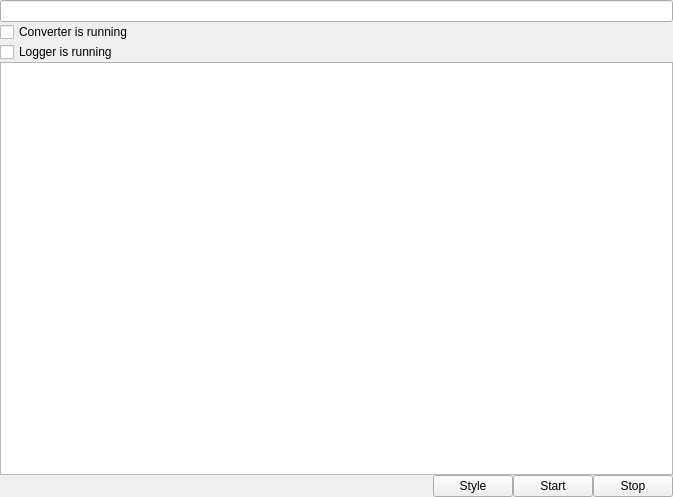
<?xml version="1.0" encoding="UTF-8"?>
<ui version="4.0">
 <class>MainWindow</class>
 <widget class="QMainWindow" name="MainWindow">
  <property name="geometry">
   <rect>
    <x>0</x>
    <y>0</y>
    <width>673</width>
    <height>497</height>
   </rect>
  </property>
  <property name="windowTitle">
   <string>Csv2Json Converter</string>
  </property>
  <widget class="QWidget" name="wMain">
   <layout class="QGridLayout" name="gridLayout">
    <property name="leftMargin">
     <number>0</number>
    </property>
    <property name="topMargin">
     <number>0</number>
    </property>
    <property name="rightMargin">
     <number>0</number>
    </property>
    <property name="bottomMargin">
     <number>0</number>
    </property>
    <property name="spacing">
     <number>0</number>
    </property>
    <item row="0" column="0">
     <widget class="QFrame" name="content">
      <property name="frameShape">
       <enum>QFrame::NoFrame</enum>
      </property>
      <property name="frameShadow">
       <enum>QFrame::Plain</enum>
      </property>
      <layout class="QGridLayout" name="gridLayout_2">
       <property name="leftMargin">
        <number>0</number>
       </property>
       <property name="topMargin">
        <number>0</number>
       </property>
       <property name="rightMargin">
        <number>0</number>
       </property>
       <property name="bottomMargin">
        <number>0</number>
       </property>
       <property name="spacing">
        <number>0</number>
       </property>
       <item row="2" column="1" rowspan="2">
        <spacer name="hs2">
         <property name="orientation">
          <enum>Qt::Horizontal</enum>
         </property>
         <property name="sizeHint" stdset="0">
          <size>
           <width>40</width>
           <height>20</height>
          </size>
         </property>
        </spacer>
       </item>
       <item row="2" column="0">
        <widget class="QCheckBox" name="cbConverter">
         <property name="text">
          <string>Converter is running</string>
         </property>
        </widget>
       </item>
       <item row="3" column="0">
        <widget class="QCheckBox" name="cbLogger">
         <property name="text">
          <string>Logger is running</string>
         </property>
        </widget>
       </item>
       <item row="4" column="0" colspan="3">
        <widget class="QPlainTextEdit" name="pteEditor"/>
       </item>
       <item row="1" column="0" colspan="2">
        <widget class="MDLineEdit" name="leSourcePath">
         <property name="styleSheet">
          <string notr="true"/>
         </property>
         <property name="label" stdset="0">
          <string>Source Path</string>
         </property>
         <property name="labelX" stdset="0">
          <number>14</number>
         </property>
         <property name="labelY" stdset="0">
          <number>28</number>
         </property>
         <property name="labelTextWidth" stdset="0">
          <number>12</number>
         </property>
         <property name="labelColor" stdset="0">
          <color>
           <red>0</red>
           <green>0</green>
           <blue>0</blue>
          </color>
         </property>
         <property name="labelFocusColor" stdset="0">
          <color alpha="87">
           <red>46</red>
           <green>125</green>
           <blue>50</blue>
          </color>
         </property>
        </widget>
       </item>
      </layout>
     </widget>
    </item>
    <item row="1" column="0">
     <widget class="QFrame" name="bottom">
      <property name="frameShape">
       <enum>QFrame::NoFrame</enum>
      </property>
      <property name="frameShadow">
       <enum>QFrame::Plain</enum>
      </property>
      <layout class="QHBoxLayout" name="horizontalLayout">
       <property name="spacing">
        <number>0</number>
       </property>
       <property name="leftMargin">
        <number>0</number>
       </property>
       <property name="topMargin">
        <number>0</number>
       </property>
       <property name="rightMargin">
        <number>0</number>
       </property>
       <property name="bottomMargin">
        <number>0</number>
       </property>
       <item>
        <spacer name="hs">
         <property name="orientation">
          <enum>Qt::Horizontal</enum>
         </property>
         <property name="sizeHint" stdset="0">
          <size>
           <width>40</width>
           <height>20</height>
          </size>
         </property>
        </spacer>
       </item>
       <item>
        <widget class="QPushButton" name="pbStyle">
         <property name="text">
          <string>Style</string>
         </property>
        </widget>
       </item>
       <item>
        <widget class="QPushButton" name="pbStart">
         <property name="text">
          <string>Start</string>
         </property>
        </widget>
       </item>
       <item>
        <widget class="QPushButton" name="pbStop">
         <property name="text">
          <string>Stop</string>
         </property>
        </widget>
       </item>
      </layout>
     </widget>
    </item>
   </layout>
  </widget>
 </widget>
 <customwidgets>
  <customwidget>
   <class>MDLineEdit</class>
   <extends>QLineEdit</extends>
   <header>ui/MDLineEdit.h</header>
  </customwidget>
 </customwidgets>
 <resources>
  <include location="resource.qrc"/>
 </resources>
 <connections/>
</ui>
